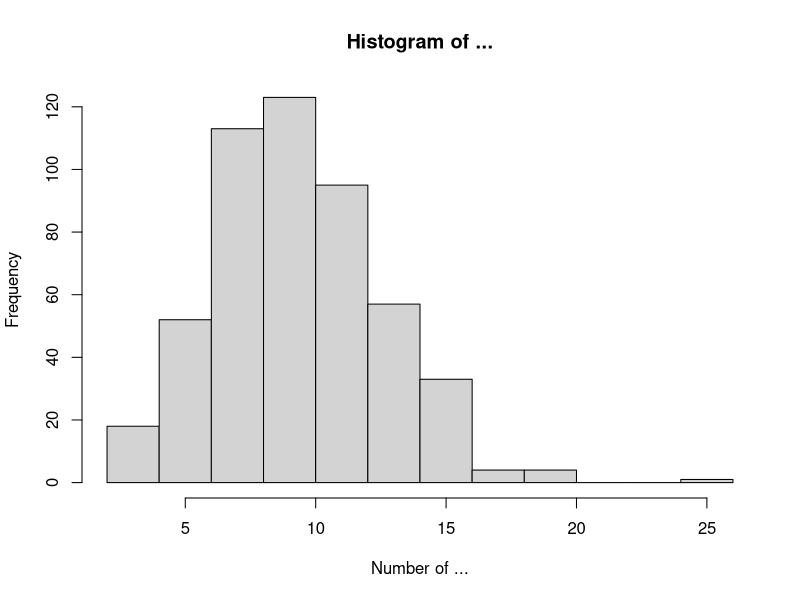
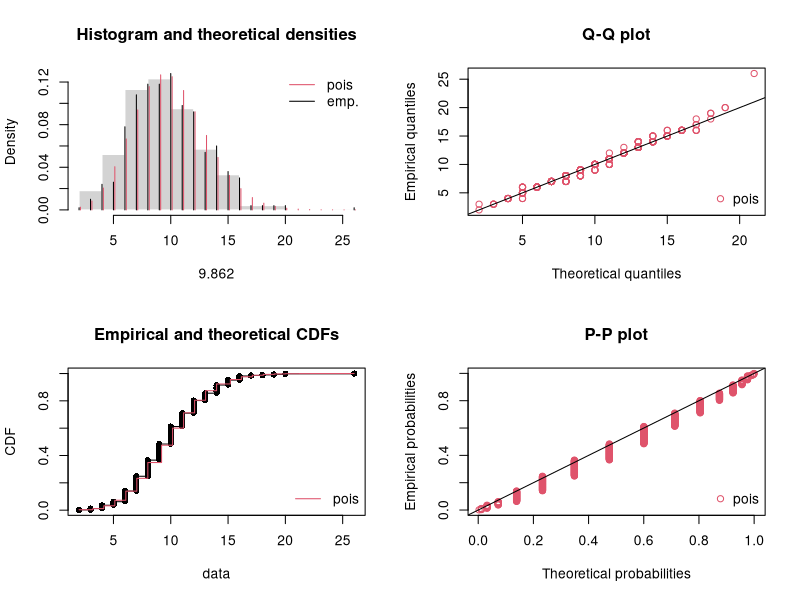

The R source for these figures, in order:
# setwd("~/Library/Mobile Documents/com~apple~CloudDocs/backup/...")

# Normally, you would read external data
# data <- read.table(file = "NumDeliveries_v2.txt", header = T)

# For reproducibility
set.seed(1234)

# randomly simulating data so the code is standalone.

data <- rpois(500, lambda = 10) 

length(data)
head(data)

pdf(file = "Histogram of VARIABLE.pdf")
hist(data, main = "Histogram of ...", xlab = "Number of ...")
dev.off()

### PROB DIST FITTING ###
library(fitdistrplus)

# Assign data (this makes sense when data has more than one variable)
data <- data

# Try Catch is used to fit theoretical probability distributions over many data sets without stopping at errors.

# Fit beta
fb <- tryCatch(fitdist(data, "beta"), message = "errr", msg= "", error = function(e) FALSE )

# Fit cauchy
fc <- tryCatch(fitdist(data, "cauchy"), message = "errr", msg= "", error = function(e) FALSE )

# Fit chi-squared
fcsq <- tryCatch(fitdist(data, "chi-squared"), message = "errr", msg= "", error = function(e) FALSE )

# Fit exponential
fe <- tryCatch(fitdist(data, "exp"), message = "errr", msg= "", error = function(e) FALSE )

# Fit F
ff <- tryCatch(fitdist(data, "f"), message = "errr", msg= "", error = function(e) FALSE )

# Fit gamma
fg <- tryCatch(fitdist(data, "gamma"), error = function(e) FALSE)

# Fit geometric
fgeo <- tryCatch(fitdist(data, "geometric"), error = function(e) FALSE)

# Fit lognormal
flogn <- tryCatch(fitdist(data, "lnorm"), error = function(e) FALSE )

# Fit logistic
flogis <- tryCatch(fitdist(data, "logis"), message = "errr", msg= "", error = function(e) FALSE )

# Fit negative binomial
fneg <- tryCatch(fitdist(data, "nbinom"), error = function(e) FALSE)

# Fit normal
fn <- tryCatch(fitdist(data, "norm"), error = function(e) FALSE)

# Fit Poisson
fp <- tryCatch(fitdist(data, "pois"), error = function(e) FALSE)

# Fit t
ft <- tryCatch(fitdist(data, "t"), error = function(e) FALSE)

# Fit Weibull
fw <- tryCatch(fitdist(data, "weibull"), error = function(e) FALSE)
 
# check which fit distributions worked - this is useful when it is not possible to fit any probability distribution
classFitDist <- c(class(fb), class(fc), class(fcsq), class(fe), class(ff), class(fg), class(fgeo), class(flogn), class(flogis), class(fneg), class(fn), class(fp), class(ft), class(fw))

# Distributions which will enter into Goodness of Fit check
DistributionsToConsider <- classFitDist == "fitdist"
 
# Check goodness of fit
goodnessoffit <- gofstat(list(fb, fc, fcsq, fe, ff, fg, fgeo, flogn, flogis, fneg, fn, fp, ft, fw)[DistributionsToConsider],  fitnames = c("beta", "cauchy", "chi-squared", "exp", "f", "gamma", "geometric", "lnorm", "logis", "nbinom", "norm", "pois", "t","weibull")[DistributionsToConsider])


# Assign best fit theoretical dist
BestFit <- names(which(goodnessoffit$aic == min(goodnessoffit$aic)))

# Names of distributions tested
distNames <- c("beta", "cauchy", "chi-squared", "exp", "f", "gamma", "geometric", "lnorm", "logis", "nbinom", "norm", "pois", "t","weibull")

distToDraw <- which(distNames == BestFit)

# Distributions tested
distributions <- c("fb", "fc", "fcsq", "fe", "ff", "fg", "fgeo", "flogn", "flogis", "fneg", "fn", "fp", "ft", "fw")


# Check that logic of finding the min AIC brings the right dist
distributions[distToDraw]

# Draw fit graphs
pdf("FitPlots.pdf",)
par(mfrow = c(2,2))

denscomp(eval(parse(text=distributions[distToDraw])), legendtext=distNames[distToDraw], xlab=round(eval(parse(text=distributions[distToDraw]))$estimate, 3))

qqcomp(eval(parse(text=distributions[distToDraw])), legendtext=distNames[distToDraw])
cdfcomp(eval(parse(text=distributions[distToDraw])), legendtext=distNames[distToDraw])
ppcomp(eval(parse(text=distributions[distToDraw])), legendtext=distNames[distToDraw])
dev.off()
